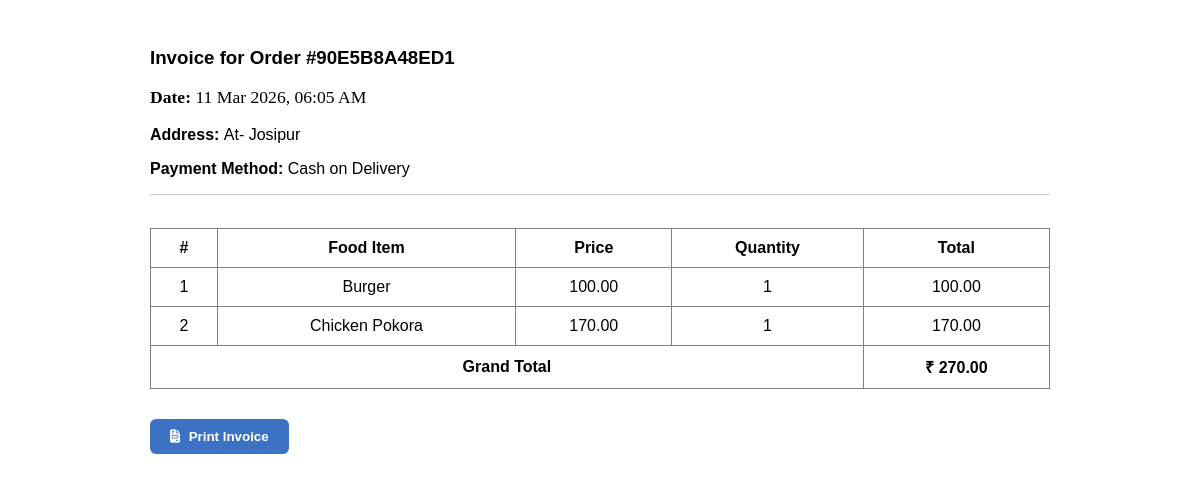
The app's page /api/invoice/90E5B8A48ED1/ with its own data.
### foodordering/models.py (models this page shows, shortened)
class OrderAddress(models.Model):
    user = models.ForeignKey(User, on_delete=models.CASCADE)
    order_number = models.CharField(max_length=128, null=True)
    address = models.TextField()
    order_time = models.DateTimeField(auto_now_add=True)
    order_final_status = models.CharField(max_length=200, null=True)

class PaymentDetail(models.Model):
    PAYMENT_CHOICES = [
        ("cod", "Cash on Delivery"),
        ("online", "Online Payment")
    ]
    user = models.ForeignKey(User, on_delete=models.CASCADE)
    order_number = models.CharField(max_length = 100, null=True)
    payment_mode = models.CharField(max_length = 30, choices=PAYMENT_CHOICES)
    card_number = models.CharField(max_length = 50, null=True, blank=True)
    expiry_date = models.CharField(max_length = 20, null=True, blank=True)
    cvv = models.CharField(max_length = 5, null=True, blank=True)
    payment_date = models.DateTimeField(auto_now_add=True)

class Food(models.Model):
    category = models.ForeignKey(Category, on_delete=models.CASCADE)
    item_name = models.CharField(max_length = 50)
    item_price = models.DecimalField(max_digits=10, decimal_places=2)
    item_description = models.TextField(max_length = 500, null=True, blank=True)
    image = CloudinaryField('image', blank=True, null=True)
    item_quantity = models.CharField(max_length=50)
    is_available = models.BooleanField(default = True)
    created_at = models.DateTimeField(auto_now_add=True)
    updated_at = models.DateTimeField(auto_now=True)

### foodordering/views.py (the view)
# urls.py: path('invoice/<str:order_number>/', get_invoice),
def get_invoice(request, order_number):
    orders = Order.objects.filter(order_number = order_number, is_order_placed = True).select_related('food')
    address = OrderAddress.objects.get(order_number = order_number)
    payment = PaymentDetail.objects.filter(order_number=order_number).first()
    grand_total = 0
    order_data = []
    for order in orders:
        total_price = order.food.item_price * order.quantity
        grand_total += total_price
        order_data.append({
            'food': order.food,
            'quantity': order.quantity,
            'total_price': total_price,
        })
    return render(request, 'invoice.html', {
        'order_number': order_number,
        'order_data': order_data,
        'address': address,
        'grand_total': grand_total,
        'payment': payment,
    })

### foodordering/templates/invoice.html (shortened to what this page needs)
<!DOCTYPE html>
<html lang="en">
<head>
    <link rel="stylesheet" href="https://cdnjs.cloudflare.com/ajax/libs/font-awesome/6.5.0/css/all.min.css">
</head>
<body>
    <div class="invoice-container">
        <h3 class="text-primary">Invoice for Order #{{order_number}}</h3>
        <p class="invoice-text"><strong>Date: </strong> {{address.order_time|date:"d M Y, h:i A" }}</p>
        <p><strong>Address: </strong> {{address.address}}</p>
        <p><strong>Payment Method:</strong>
            {% if payment %}
            {{ payment.get_payment_mode_display }}
            {% else %}
            N/A
            {% endif %}
        </p>
        <hr>
        <table>
            <thead>
                <tr>
                    <th>#</th>
                    <th>Food Item</th>
                    <th>Price</th>
                    <th>Quantity</th>
                    <th>Total</th>
                </tr>
            </thead>
            <tbody>
                {% for order in order_data%}
                <tr>
                    <td>{{forloop.counter}}</td>
                    <td>{{order.food.item_name}}</td>
                    <td>{{order.food.item_price}}</td>
                    <td>{{order.quantity}}</td>
                    <td>{{order.total_price}}</td>
                </tr>
                {% endfor %}
            </tbody>
            <tfoot>
                <tr>
                    <th colspan="4" style="text-align: center;">Grand Total</th>
                    <th>&#8377; {{grand_total}}</th>
                </tr>
            </tfoot>
        </table>
        <div class="print-area" style="margin-top: 30px;">
            <button onclick="window.print()" style="padding:10px 20px;
         background:#3c72c3;
         color:white;
         border:none;
         border-radius:6px;">
                <i class="fas fa-file-invoice " style="margin-right: 5px;"></i>
                <strong>Print Invoice</strong>
            </button>
        </div>
    </div>
</body>
</html>

### foodordering/templates/invoice.html (style rules this page uses)
body { font-family: Arial, sans-serif; padding: 20px; }
.invoice-container { max-width: 900px; margin: auto; background: #fff; }
.invoice-text { font-family: "Times New Roman", serif; font-size: 1.1rem; }
hr { margin-bottom: 2rem; opacity: 0.5; }
table { width: 100%; border-collapse: collapse; }
th, td { border: 1px solid gray; padding: 10px; text-align: center; }

### records on screen
OrderAddress: order_time "11 Mar 2026, 06:05 AM", address "At- Josipur"
PaymentDetail: payment_mode "Cash on Delivery"
Food: food.item_name "Burger", food.item_price "100.00", quantity "1", total_price "100.00"
Food: food.item_name "Chicken Pokora", food.item_price "170.00", quantity "1", total_price "170.00"

### other values on screen
{{ order_number }} "90E5B8A48ED1"
{{ grand_total }} "270.00"
